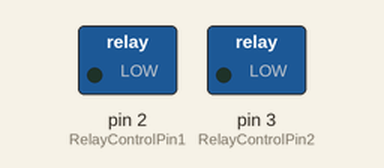
A sketch run on a simulated Arduino Uno, built with avr-gcc and run on an emulated ATmega328P. Shown: switched loads named in the sketch (green lamp = pin HIGH).

Above: at 5.0 s.
At 15.0 s:
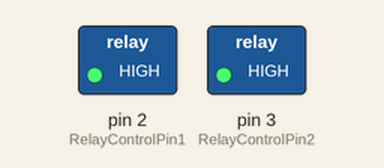
Timing chart, 0 to 26.0 s (numbered marks = the images above):
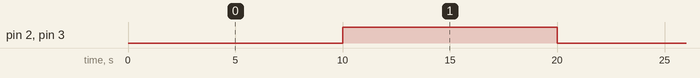

The sketch:

Relay_2_Channel_optocoupled.ino
```cpp
/*

Created by: Dhanish Vijayan
Company: Elementz Engineers Guild Pvt Ltd ( http://www.elementzonline.com )

This code demosntrate the interfacing and control of 2-Channel optocoupled relay board

Las Modified Date: 17/07/2016

*/


int RelayControlPin1 = 2;
int RelayControlPin2 = 3;


void setup() {
  // put your setup code here, to run once:
  pinMode(RelayControlPin1, OUTPUT);
  pinMode(RelayControlPin2, OUTPUT);

}

void loop() {
  /*
  * Turn ON all relays
  * Note: The control logic should be LOW for the optocoupler relay to be turned on
  */

  digitalWrite(RelayControlPin1, LOW);
  digitalWrite(RelayControlPin2, LOW);


  delay(10000); /* 10 seconds delay  */

  /*
  * Turn OFF all relays
  * Note: The control logic should be HIGH for the optocoupler relay to be turned off
  */

  digitalWrite(RelayControlPin1, HIGH);
  digitalWrite(RelayControlPin2, HIGH);


  delay(10000); /* 10 seconds delay  */

}
```

Measured:
- by itself, pin 2 (RelayControlPin1), pin 3 (RelayControlPin2): alternates HIGH for 10.0 s and LOW for 10.0 s
